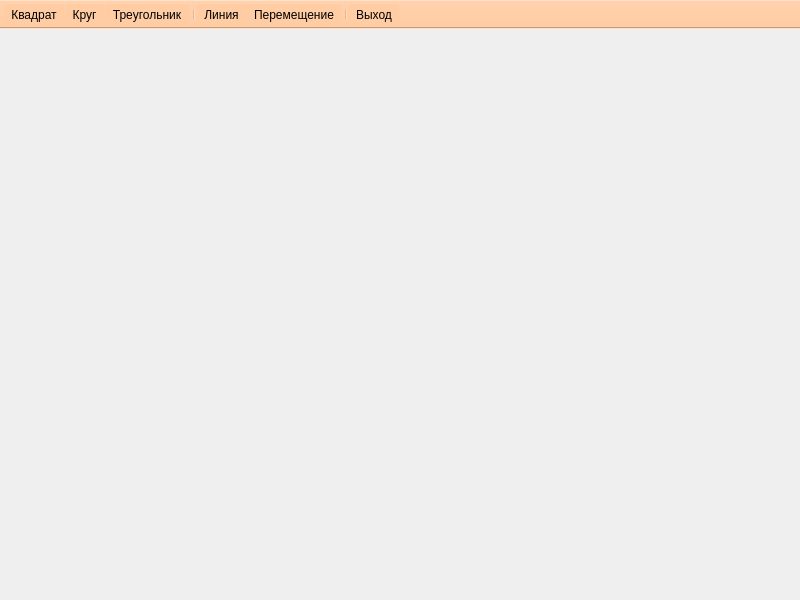
<?xml version="1.0" encoding="UTF-8"?>
<ui version="4.0">
 <class>MainWindow</class>
 <widget class="QMainWindow" name="MainWindow">
  <property name="geometry">
   <rect>
    <x>0</x>
    <y>0</y>
    <width>800</width>
    <height>600</height>
   </rect>
  </property>
  <property name="minimumSize">
   <size>
    <width>800</width>
    <height>600</height>
   </size>
  </property>
  <property name="maximumSize">
   <size>
    <width>800</width>
    <height>600</height>
   </size>
  </property>
  <property name="palette">
   <palette>
    <active/>
    <inactive/>
    <disabled/>
   </palette>
  </property>
  <property name="windowTitle">
   <string>MainWindow</string>
  </property>
  <property name="styleSheet">
   <string notr="true"/>
  </property>
  <widget class="QWidget" name="centralwidget">
   <property name="enabled">
    <bool>true</bool>
   </property>
   <widget class="QWidget" name="PrintWidget" native="true">
    <property name="geometry">
     <rect>
      <x>0</x>
      <y>0</y>
      <width>800</width>
      <height>543</height>
     </rect>
    </property>
    <property name="styleSheet">
     <string notr="true"/>
    </property>
   </widget>
  </widget>
  <widget class="QToolBar" name="toolBar">
   <property name="enabled">
    <bool>true</bool>
   </property>
   <property name="acceptDrops">
    <bool>false</bool>
   </property>
   <property name="windowTitle">
    <string>toolBar</string>
   </property>
   <property name="layoutDirection">
    <enum>Qt::LeftToRight</enum>
   </property>
   <property name="autoFillBackground">
    <bool>false</bool>
   </property>
   <property name="styleSheet">
    <string notr="true">background-color: rgb(255,204,163);</string>
   </property>
   <property name="movable">
    <bool>false</bool>
   </property>
   <property name="orientation">
    <enum>Qt::Horizontal</enum>
   </property>
   <property name="iconSize">
    <size>
     <width>30</width>
     <height>30</height>
    </size>
   </property>
   <property name="toolButtonStyle">
    <enum>Qt::ToolButtonTextUnderIcon</enum>
   </property>
   <property name="floatable">
    <bool>true</bool>
   </property>
   <attribute name="toolBarArea">
    <enum>TopToolBarArea</enum>
   </attribute>
   <attribute name="toolBarBreak">
    <bool>false</bool>
   </attribute>
   <addaction name="tBarSquare"/>
   <addaction name="tBarCircle"/>
   <addaction name="tBarTriangle"/>
   <addaction name="separator"/>
   <addaction name="tBarLine"/>
   <addaction name="tBarMove"/>
   <addaction name="separator"/>
   <addaction name="tBarQuit"/>
  </widget>
  <action name="tBarSquare">
   <property name="icon">
    <iconset resource="resources.qrc">
     <normaloff>:/image/res/square-icon.png</normaloff>:/image/res/square-icon.png</iconset>
   </property>
   <property name="text">
    <string>Квадрат</string>
   </property>
   <property name="toolTip">
    <string>Квадрат</string>
   </property>
  </action>
  <action name="tBarCircle">
   <property name="icon">
    <iconset resource="resources.qrc">
     <normaloff>:/image/res/circle-png.png</normaloff>:/image/res/circle-png.png</iconset>
   </property>
   <property name="text">
    <string>Круг</string>
   </property>
   <property name="toolTip">
    <string>Круг</string>
   </property>
  </action>
  <action name="tBarTriangle">
   <property name="icon">
    <iconset resource="resources.qrc">
     <normaloff>:/image/res/triangle-icon.png</normaloff>:/image/res/triangle-icon.png</iconset>
   </property>
   <property name="text">
    <string>Треугольник</string>
   </property>
   <property name="toolTip">
    <string>Треугольник</string>
   </property>
  </action>
  <action name="tBarLine">
   <property name="icon">
    <iconset resource="resources.qrc">
     <normaloff>:/image/res/line-icon.png</normaloff>:/image/res/line-icon.png</iconset>
   </property>
   <property name="text">
    <string>Линия</string>
   </property>
   <property name="toolTip">
    <string>Линия</string>
   </property>
  </action>
  <action name="tBarMove">
   <property name="icon">
    <iconset resource="resources.qrc">
     <normaloff>:/image/res/hand-icon.png</normaloff>:/image/res/hand-icon.png</iconset>
   </property>
   <property name="text">
    <string>Перемещение</string>
   </property>
   <property name="toolTip">
    <string>Перемещение</string>
   </property>
  </action>
  <action name="tBarQuit">
   <property name="icon">
    <iconset resource="resources.qrc">
     <normaloff>:/image/res/close-icon.png</normaloff>:/image/res/close-icon.png</iconset>
   </property>
   <property name="text">
    <string>Выход</string>
   </property>
   <property name="toolTip">
    <string>Выход</string>
   </property>
  </action>
 </widget>
 <resources>
  <include location="resources.qrc"/>
 </resources>
 <connections/>
</ui>
